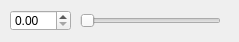
<?xml version="1.0" encoding="UTF-8"?>
<ui version="4.0">
 <class>boxSliderClass</class>
 <widget class="QWidget" name="boxSliderClass">
  <property name="geometry">
   <rect>
    <x>0</x>
    <y>0</y>
    <width>239</width>
    <height>42</height>
   </rect>
  </property>
  <property name="windowTitle">
   <string>boxSlider</string>
  </property>
  <widget class="QDoubleSpinBox" name="doubleSpinBox">
   <property name="geometry">
    <rect>
     <x>10</x>
     <y>10</y>
     <width>61</width>
     <height>21</height>
    </rect>
   </property>
  </widget>
  <widget class="QSlider" name="horizontalSlider">
   <property name="geometry">
    <rect>
     <x>80</x>
     <y>10</y>
     <width>141</width>
     <height>21</height>
    </rect>
   </property>
   <property name="orientation">
    <enum>Qt::Horizontal</enum>
   </property>
  </widget>
 </widget>
 <layoutdefault spacing="6" margin="11"/>
 <resources/>
 <connections/>
</ui>
